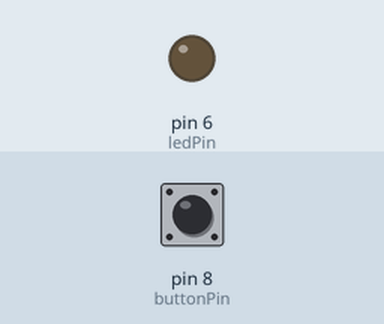
Recording of a sketch running on a simulated Arduino Uno, built with avr-gcc and run on an emulated ATmega328P. Parts: output pins drawn as LEDs (lit = HIGH). Inputs (shaded band) come from the test bench; at power-on: pin 8 (buttonPin) LOW.

Above: at 1.2 s.
1.3 s: pin 8 (buttonPin) pulled HIGH for 0.15 s
At 2.38 s:
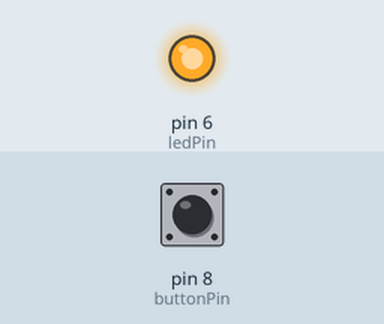
3.9 s: pin 8 (buttonPin) pulled HIGH for 1 s
At 6.4 s:
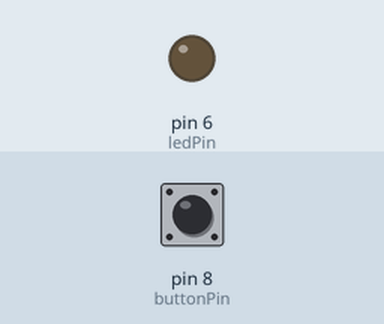
7.4 s: pin 8 (buttonPin) pulled HIGH for 3.2 s
At 9.4 s:
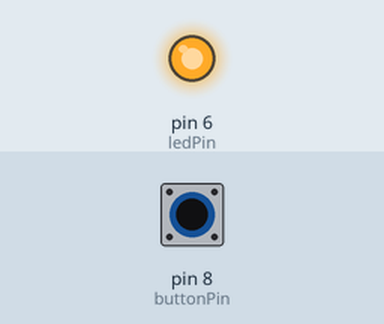
Timing chart, 0 to 13.1 s (numbered marks = the images above; inputs shaded):
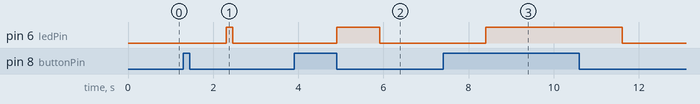

Measured:
- after the input at 1.3 s, pin 6 (ledPin): LOW → HIGH after 1.0 s, → LOW 0.15 s later
- after the input at 3.9 s, pin 6 (ledPin): LOW → HIGH after 1.0 s, → LOW 1.0 s later
- after the input at 7.4 s, pin 6 (ledPin): LOW → HIGH after 1.0 s, → LOW 3.2 s later

The sketch:

z5.ino
```cpp
const int ledPin = 6;
const int buttonPin = 8;

int i = 0;
int remember[100] = {0};

void setup() {
  pinMode(ledPin, OUTPUT);
  pinMode(buttonPin, INPUT);
}
void loop() {
  digitalWrite(ledPin, remember[i]);
  remember[i] = digitalRead(buttonPin);
  i++;
  i = i % 100;
  delay(10);
}
```
